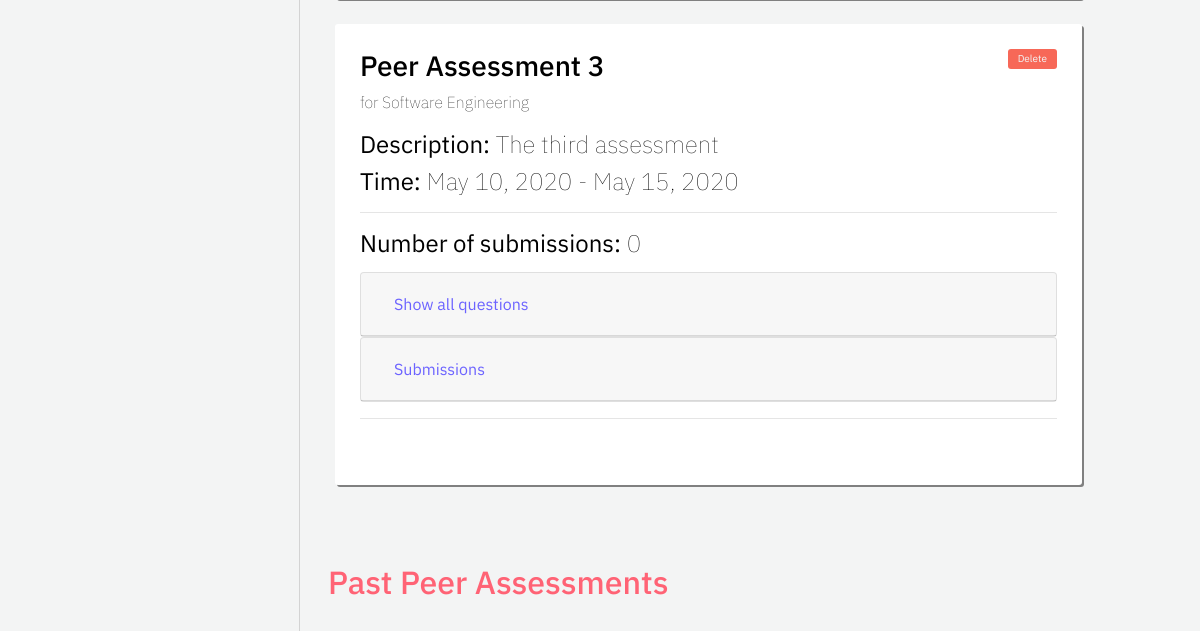
Page /professor/all-assessments (lower part) on the earlier database version.
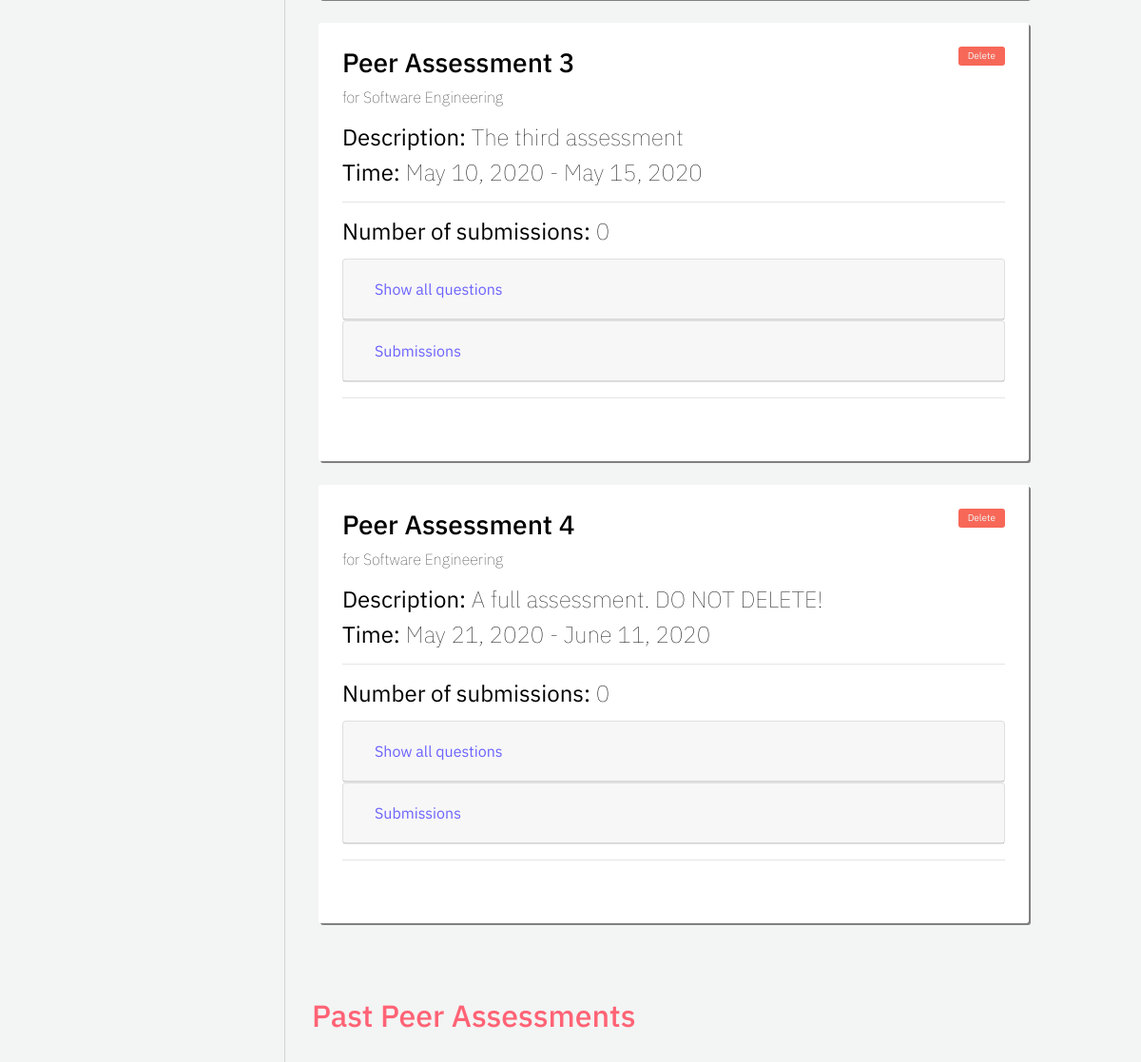
Same page on the later database version.
### assessment/models.py (models this page shows, shortened)
class Assessment(models.Model):
    name = models.CharField("assessment name", max_length=255)
    description = models.TextField("description", max_length=512, blank=True)
    date_created = models.DateTimeField("date created", auto_now_add=True)
    start_date = models.DateField("start date")
    end_date = models.DateField("end date")
    course = models.ForeignKey(Course, on_delete=models.CASCADE) # the course that this peer review belongs to
    questions = models.ManyToManyField(Question) # a set of Questions under this assessment
    answers = models.ManyToManyField(Answer) # a set of Answers under this assessment
    def is_current(self):
        if self.end_date + datetime.timedelta(days=60) > datetime.datetime.now().date(): # end date + 60 >= current date
            return True
        return False

### registration/models.py (models this page shows, shortened)
class Course(models.Model):
    course_name = models.CharField("course name", max_length=60)
    course_code = models.IntegerField("course code")
    section_number = models.SmallIntegerField("section number")
    year = models.SmallIntegerField("year of realization")
    semester_choices = (
        ('S', 'Spring'),
        ('F', 'Fall'),
    )
    semester = models.CharField("semester of realization", max_length = 1, choices = semester_choices)
    professors = models.ManyToManyField(User)
    students = models.ManyToManyField(User, related_name="students")

### eval_professor/views.py (the view)
# urls.py: path('all-assessments', views.all_assessments, name='all-assessments'),
def all_assessments(request):
    assessment_list = Assessment.objects.all()
    context = {
        'assessment_list': assessment_list,
    }
    return render(request, 'eval_professor/all-assessments.html', context = context)

### eval_professor/templates/eval_professor/all-assessments.html (shortened to what this page needs)
{% extends 'eval_professor/base-sidebar.html'%}
{% load static %}
{% block content%}
	<div id="main">
		<div class="container">
			{% if assessment_list|length > 0 %}
				{% for assessment in assessment_list %}
					{% if assessment.is_current %}
						<div class="column course-box">
							<a data-toggle="modal" data-target="#exampleModal_@{{assessment.id}}" style="font-size: 10px; padding: 10px; background-color: rgb(247, 104, 88);" class="buttons delete-btn float-right" href="">Delete</a>
							<h3> {{ assessment.name }} </h3>
							<p style="font-weight: 20;"> for {{ assessment.course.course_name }}</p>
							{% if assessment.description != '' %}
								<h4><b>Description:</b> {{ assessment.description }}</h4>
							{% else %}
								<h4><b>Description:</b> No assessment description</h4>
							{% endif %}
							<h4> <b>Time:</b> {{ assessment.start_date }} - {{ assessment.end_date }}</h4>
							<hr>
							<h4> <b>Number of submissions:</b> {{ course.students.all|length }} </h4>
							<div style="margin-top: 2%; margin-bottom: 2%;">
								<div class="card">
									<div class="card-header" id="headingOne_@{{ assessment.id }}">
										<h5 class="mb-0">
											<button style="color: #6C63FF;" class="btn btn-link" data-toggle="collapse" data-target="#collapseOne_@{{ assessment.id }}" aria-expanded="true" aria-controls="collapseOne_@{{ assessment.id }}">
												Show all questions
											</button>
										</h5>
									</div>
								</div>
								<div class="card">
									<div class="card-header" id="headingTwo_@{{ assessment.id }}">
										<h5 class="mb-0">
											<button style="color: #6C63FF;" class="btn btn-link collapsed" data-toggle="collapse" data-target="#collapseTwo_@{{ assessment.id }}" aria-expanded="false" aria-controls="collapseTwo_@{{ assessment.id }}">
												Submissions
											</button>
										</h5>
									</div>
								</div>
							</div>
							<hr>
						</div>
					{% endif %}
				{% endfor %}
			{% else %}
				No current assessments.
			{% endif %}
		</div>
		<div class="container">
			<div class="container row">
				<h2 style="color: rgb(255, 99, 117); margin-top: 5%;">Past Peer Assessments</h2>
			</div>
		</div>
	</div>
{% endblock %}

Differences in the rows shown:
added Assessment: name "Peer Assessment 4", course.course_name "Software Engineering", description "A full assessment. DO NOT DELETE!", start_date "May 21, 2020", end_date "June 11, 2020", students.all|length "0"
